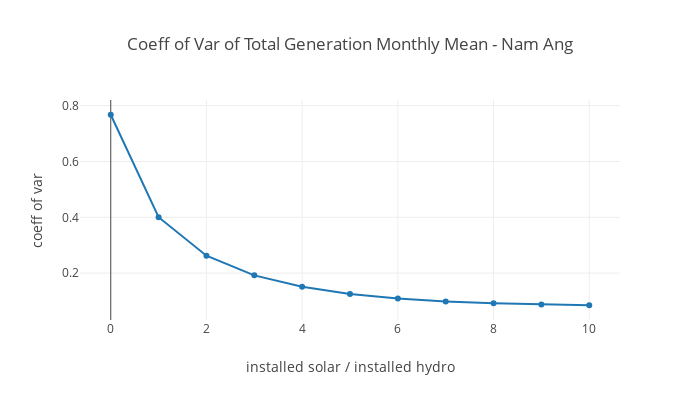

Notebook source saved alongside this figure:
### Markdown cell above
Best seasonal synergy between solar and hydro electrical generation is obtained for large solar installations. <br>
It seems likely that combining a number of solar installations and hydroplants will flatten generation further.

Solar flattens hydro production over the course of a year substantially.<br>
Hydro flattens solar production a smaller amount if installed solar capacity is large compared to hydro.
<br><br>

### Code cell
coeff_var = []
solar_installed_gen = array([0,100,200,300,400,500,600,700,800,900,1000])
for item in solar_installed_gen:
    total_mean_monthly= (solar_mean_monthly(item) + hydro_mean_monthly)
    coeff_var.append(variation(total_mean_monthly))
    
trace1 = go.Scatter(
        y= coeff_var,
        x=solar_installed/rated_hydro_cap,
        name= 'coeff_var',
        )    

layout=go.Layout(title="Coeff of Var of Total Generation Monthly Mean - "+project, 
                 xaxis={'title':'installed solar / installed hydro '},
                 yaxis={'title':'coeff of var'},
                 width=700,
                 height=400,
                )

figure=go.Figure(data=[trace1],layout=layout)
plotly.iplot(figure)

### Figure 1 — Plotly figure (JSON) as saved in the notebook; plotly's stock layout.template omitted (floating-point values rounded to 4 significant figures)
{"data": [{"name": "coeff_var", "type": "scatter", "x": 5, "y": [0.7675, 0.4005, 0.2624, 0.1921, 0.1511, 0.1257, 0.1093, 0.09874, 0.09193, 0.08763, 0.085]}], "layout": {"height": 400, "title": "Coeff of Var of Total Generation Monthly Mean - Nam Ang", "width": 700, "xaxis": {"title": "installed solar / installed hydro "}, "yaxis": {"title": "coeff of var"}}}
